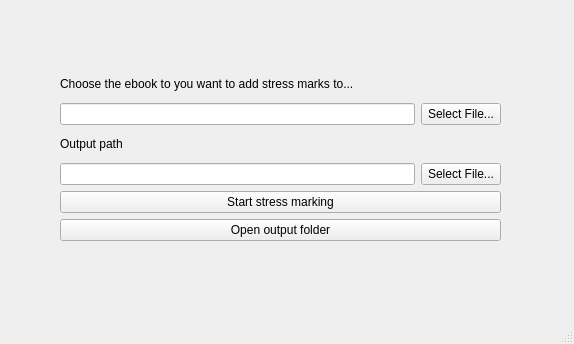
<?xml version="1.0" encoding="UTF-8"?>
<ui version="4.0">
 <class>MainWindow</class>
 <widget class="QMainWindow" name="MainWindow">
  <property name="geometry">
   <rect>
    <x>0</x>
    <y>0</y>
    <width>574</width>
    <height>344</height>
   </rect>
  </property>
  <property name="windowTitle">
   <string>MainWindow</string>
  </property>
  <widget class="QWidget" name="centralwidget">
   <widget class="QWidget" name="">
    <property name="geometry">
     <rect>
      <x>60</x>
      <y>70</y>
      <width>441</width>
      <height>171</height>
     </rect>
    </property>
    <layout class="QVBoxLayout" name="verticalLayout_2">
     <item>
      <widget class="QLabel" name="chooseLabel">
       <property name="text">
        <string>Choose the ebook to you want to add stress marks to...</string>
       </property>
      </widget>
     </item>
     <item>
      <layout class="QHBoxLayout" name="horizontalLayout_2">
       <item>
        <widget class="QLineEdit" name="lineEditInput"/>
       </item>
       <item>
        <widget class="QPushButton" name="selectInputButton">
         <property name="text">
          <string>Select File...</string>
         </property>
        </widget>
       </item>
      </layout>
     </item>
     <item>
      <widget class="QLabel" name="outputLabel">
       <property name="text">
        <string>Output path</string>
       </property>
      </widget>
     </item>
     <item>
      <layout class="QHBoxLayout" name="horizontalLayout_3">
       <item>
        <widget class="QLineEdit" name="lineEditOutput"/>
       </item>
       <item>
        <widget class="QPushButton" name="selectOutputButton">
         <property name="text">
          <string>Select File...</string>
         </property>
        </widget>
       </item>
      </layout>
     </item>
     <item>
      <widget class="QPushButton" name="stressMarkButton">
       <property name="text">
        <string>Start stress marking</string>
       </property>
      </widget>
     </item>
     <item>
      <widget class="QPushButton" name="openOutputFolderButton">
       <property name="text">
        <string>Open output folder</string>
       </property>
      </widget>
     </item>
    </layout>
   </widget>
  </widget>
  <widget class="QMenuBar" name="menubar">
   <property name="geometry">
    <rect>
     <x>0</x>
     <y>0</y>
     <width>574</width>
     <height>26</height>
    </rect>
   </property>
  </widget>
  <widget class="QStatusBar" name="statusbar"/>
 </widget>
 <resources/>
 <connections/>
</ui>
